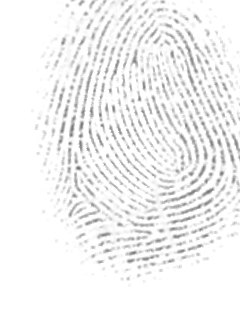
#> input picture E3/105_7.tif, 240 x 320 px
$ python PrincipalBordes.py
#> lines starting #> are read from the running program, lines starting #| are printed output that depends on the picture
# -*- coding: utf-8 -*-
"""
Created on Sat Oct  2 17:29:57 2021

@author: Aaron Ramirez
"""

import numpy as np
import cv2
import detectarbordes as borde
import matplotlib.pyplot as plt


from math import sqrt

######### Robert ##################
mRobersX= np.array([[0,0,0],[0,0,1],[0,-1,0]])
mRobersY= np.array([[-1,0,0],[0,1,0],[0,0,0]])


######## Sobel ###################
mSobelX= (1/4)*(np.array([[1,0,-1],[2,0,-2],[1,0,-1]],dtype=float))
mSobelY= (1/4)*(np.array([[-1,-2,-1],[0,1,0],[1,2,1]],dtype=float))


######## Prewitt #################
mPrewittX = (1/3)*(np.array([[1,0,-1],[1,0,-1],[1,0,-1]],dtype=float))
mPrewittY = (1/3)*(np.array([[-1,-1,-1],[0,1,0],[1,1,1]],dtype=float))

######## Frei-che ################
aux = (1/(2+sqrt(2)))
r=sqrt(2)
mfreiX= aux* (np.array([[1,0,-1],[r,0,-r],[1,0,-1]],dtype=float))
mfreiY= aux* (np.array([[-1,-r,-1],[0,1,0],[1,r,1]],dtype=float))

###### Lerr imagen #####
ruta1 = "105_7.tif"
image = cv2.imread(ruta1,0)
#> image is the input picture: shape (320, 240); min 111, max 255, mean 242.4
image1 = cv2.imread(ruta1)


imagen = cv2.imread("105_7.tif", 0)
image1 = cv2.cvtColor(cv2.imread("105_7.tif", 0), cv2.COLOR_BGR2RGB)

salidax = cv2.filter2D(image, -1, mRobersX)
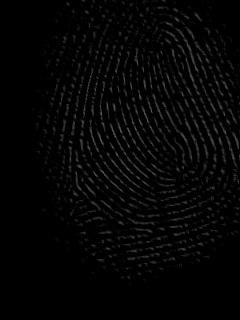
#> salidax: shape (320, 240); min 0, max 102, mean 4.7
saliday = cv2.filter2D(image, -1, mRobersY)
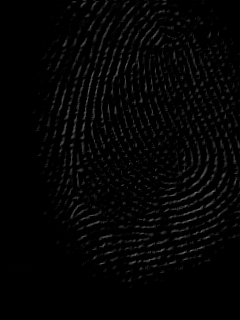
#> saliday: shape (320, 240); min 0, max 107, mean 4.4

imgris = salidax+saliday
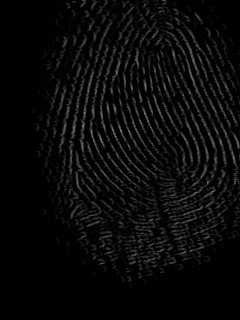
#> imgris: shape (320, 240); min 0, max 130, mean 9.1
cv2.imwrite('mejorado.png',imgris)
plt.imshow(imgris,cmap="gray")

# [15 lines of commented-out code are left out]
